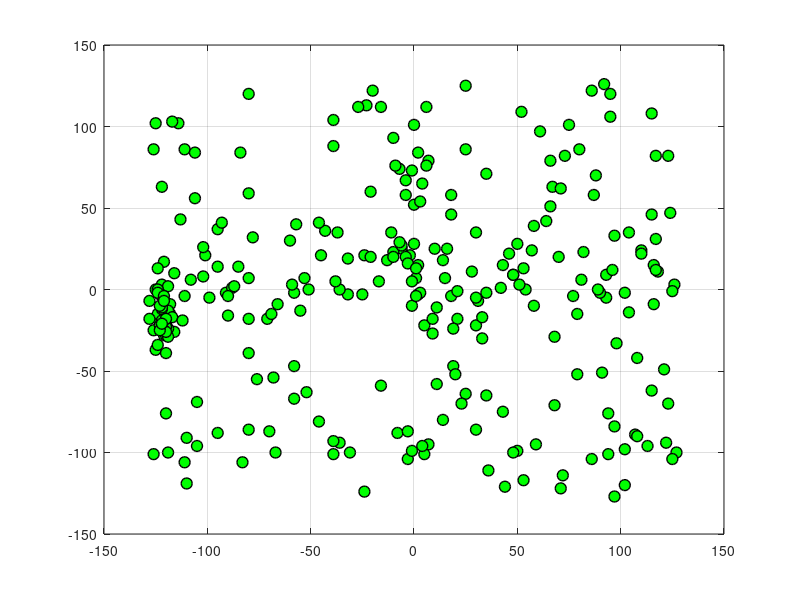

The MATLAB script that drew this image:
%run('clean');
clear all;
close all;
cx = int16(0);
cy = int16(0);
t=1;
A = csvread('tempplot3to1_4-1.csv');
%disp(A);
j = 1;
rows_csv=rows(A)
for i=1:2:rows_csv-1
    % b=int8([A(i+1) A(i)]);
    % c(j)=typecast(b,'int16');
    t= bitshift((A(i+1)),8)
    cx=bitshift((A(i+1)),8) + (A(i));
    c(j)=cx; %typecast(cx, 'int16');
    c(j)=int8(A(i+1));
    % x=int8(A(i)); % first byte
    % y=int8(A(i+1)); % second byte
    % bytepack=int16(x);
    % bytepack=bitshift(bytepack,8);
    % % Put them together (here, 'y' is placed in lower 8 bits)
    % c(j)=bitor(bytepack,int16(y));

    j = j+1;
end
for i=1:2:rows_csv/2-1
    %disp(c(i));
    %disp(c(i+1));
    x_axis = c(i);
    y_axis = c(i+1);

    plot(x_axis,y_axis,'-o','LineWidth',1,...
            'MarkerEdgeColor','k',...
            'MarkerFaceColor','g',...
            'MarkerSize',8);
        % axis([-1000 1000 -1000 300]);
        axis auto;
        grid on;
        hold on;
        drawnow;

end
pause(0.1);
disp('plotting ends')
disp('*************')